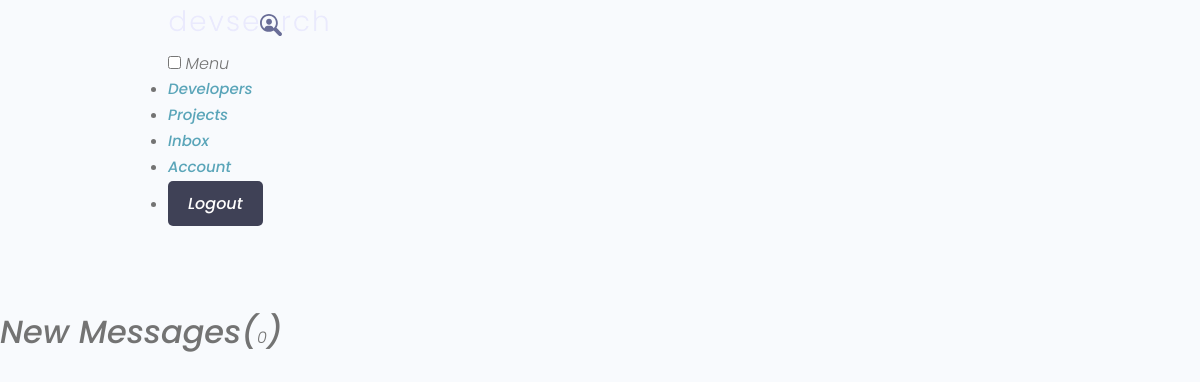
The page /inbox/ (signed in) on the database as committed earlier.
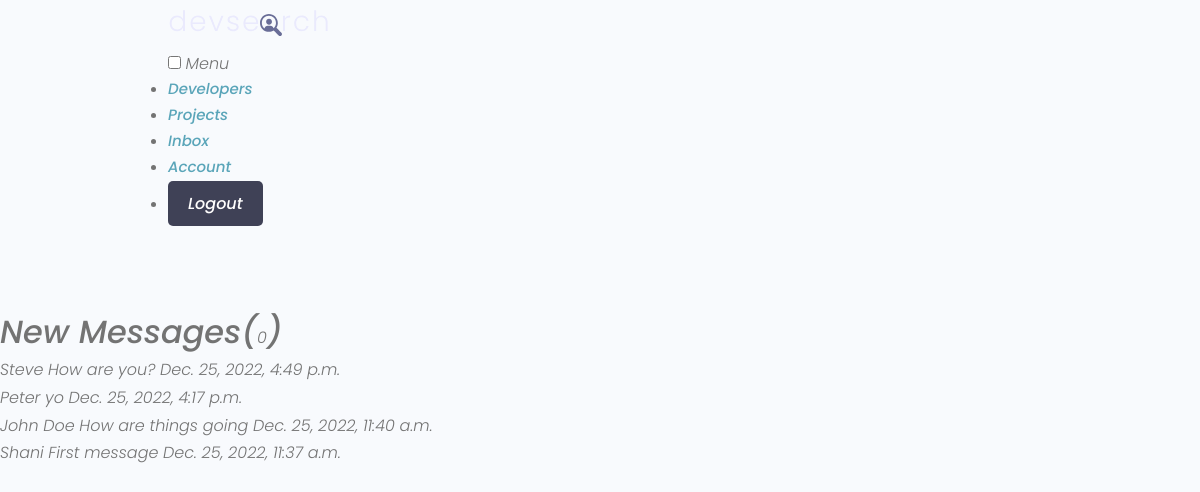
The same page on the database as committed later.
### users/models.py (models this page shows, shortened)
class Message(models.Model):
    sender = models.ForeignKey(Profile, on_delete=models.SET_NULL, null=True, blank=True)
    recipient = models.ForeignKey(Profile, on_delete=models.SET_NULL, null=True, blank=True, related_name="messages")
    name = models.CharField(max_length=200, null=True, blank=True)
    email = models.CharField(max_length=200, null=True, blank=True)
    subject = models.CharField(max_length=200, null=True, blank=True)
    body = models.TextField()
    is_read = models.BooleanField(default=False, null=True)
    created = models.DateTimeField(auto_now_add=True)
    id = models.UUIDField(default=uuid.uuid4, unique=True, primary_key=True, editable=False)
    class Meta:
        ordering = ['is_read', '-created']

### users/views.py (the view)
# urls.py: path('inbox/', views.inbox, name='inbox'),
@login_required(login_url='login')
def inbox(request):
    profile = request.user.profile
    messageRequests = profile.messages.all()
    unreadCount = messageRequests.filter(is_read=False).count()
    context = {
        'messageRequests':messageRequests,
        'unreadCount':unreadCount,
    }
    return render(request, 'users/inbox.html', context)

### users/templates/users/inbox.html
{% extends 'main.html' %}
{% block content %}
  <main class="inbox my-xl">
    <div class="content-box">
      <h3 class="inbox__title">New Messages(<span>{{unreadCount}}</span>)</h3>
      <ul class="messages">
        {% for message in messageRequests %}
        {% if message.is_read == False %}
        <li class="message message--unread">
          {% else %}
          <li class="message">
          {% endif %}
          <a href="{% url 'message' message.id %}">
            <span class="message__author">{{message.name}}</span>
            <span class="message__subject">{{message.subject}}</span>
            <span class="message__date">{{message.created}}</span>
          </a>
        </li>
        {% endfor %}
      </ul>
    </div>
  </main>
{% endblock %}

### templates/main.html (shortened to what this page needs)
<!DOCTYPE html>
{% load static %}
<html lang="en">
<head>
  <link rel="stylesheet" href="https://cdnjs.cloudflare.com/ajax/libs/material-design-iconic-font/2.2.0/css/material-design-iconic-font.min.css">
  <link rel="stylesheet" href="{% static 'uikit/styles/uikit.css' %}" />
  <link rel="stylesheet" href="{% static 'styles/app.css' %}" />
</head>
<i>
    {% include 'navbar.html' %}
    {% block content %}
    {% endblock content %}
</body>
</html>

### templates/navbar.html (shortened to what this page needs)
{% load static %}
<header class="header">
    <div class="container container--narrow">
      <a href="{% url 'profiles' %}" class="header__logo">
        <img src="{% static 'images/logo.svg' %}" alt="DevSearch Logo" />
      </a>
      <nav class="header__nav">
        <input type="checkbox" id="responsive-menu" />
        <label for="responsive-menu" class="toggle-menu">
          <span>Menu</span>
        </label>
        <ul class="header__menu">
          <li class="header__menuItem"><a href="{% url 'profiles' %}">Developers</a></li>
          <li class="header__menuItem"><a href="{% url 'projects' %}">Projects</a></li>
          {% if request.user.is_authenticated %}
          <li class="header__menuItem"><a href="{% url 'inbox' %}">Inbox</a></li>
          <li class="header__menuItem"><a href="{% url 'account' %}">Account</a></li>
          <li class="header__menuItem"><a href="{% url 'logout' %}" class="btn btn--sub">Logout</a></li>
          {% else %}
          <li class="header__menuItem"><a href="{% url 'login' %}" class="btn btn--sub">Login/Sign Up</a></li>
          {% endif %}
        </ul>
      </nav>
    </div>
  </header>

### static/uikit/styles/modules/_variables.css (style rules this page uses)
:root { --color-main: #5aa5b9; --color-main-light: #e6faff; --color-sub: #3f4156; --color-sub-light: #51546e; --color-sub-lighter: #ededfd; --color-text: #737373; --color-gray: #8b8b8b; --color-light: #e5e7eb; --color-light-gray: #767676; --color-bg: #f8fafd; --color-white: #fffefd; --color-white-light: #f3f3f3; --color-success: #359e64; --color-success-bg: #def8e8; --color-error: #fc4b0b; --color-error-bg: #fff2ee; --font-base: 'Poppins', arial, helvetica, 'Segoe UI', roboto, ubuntu, sans-serif; --font-monospace: 'Fira Code', 'Courier New', courier, monospace; --font-regular: 300; --font-medium: 500; --font-bold: 700; --generic-shadow: 1px 1px 5px #00000010; --generic-transition: all 0.3s ease-in-out; }

### static/uikit/styles/modules/_base.css (style rules this page uses)
* { margin: 0; padding: 0; box-sizing: border-box; text-rendering: optimizeLegibility; color: inherit; font-size: inherit; }
html { font-size: 50%; }
@media only screen and (min-width: 480px) { html { font-size: 56.25%; } }
@media only screen and (min-width: 1200px) { html { font-size: 62.5%; } }

### static/uikit/styles/modules/_typography.css (style rules this page uses)
* { font-family: var(--font-base); }
h3 { font-size: 3.2rem; font-weight: var(--font-medium); }
p, span, strong { font-size: 1.6rem; color: var(--color-text); font-weight: var(--font-regular); }
a { padding-bottom: 2px; text-decoration: none; display: inline-block; color: var(--color-main); font-weight: var(--font-medium); }

### static/uikit/styles/modules/_utilities.css (style rules this page uses)
.container { width: 92%; max-width: 165rem; margin: 0 auto; box-sizing: border-box; }
.container--narrow { width: 92%; max-width: 120rem; }
@media screen and (min-width: 1000px) { .container { width: 90%; } }
@media screen and (min-width: 1000px) { .container--narrow { width: 85%; } }
@media screen and (min-width: 1200px) { .container { width: 80%; } }
@media screen and (min-width: 1200px) { .container--narrow { width: 72%; } }
.my-xl { margin: 8rem auto; }

### static/uikit/styles/modules/_button.css (style rules this page uses)
.btn { display: inline-block; position: relative; cursor: pointer; background-color: var(--color-light); font-weight: var(--font-medium); color: var(--color-sub); text-decoration: none; padding: 1rem 2rem; border-radius: 0.5rem; border: none; width: -webkit-fit-content; width: -moz-fit-content; width: fit-content; height: -webkit-fit-content; height: -moz-fit-content; height: fit-content; font-size: 1.6rem; outline-width: 0; outline-color: transparent; -webkit-backface-visibility: hidden; backface-visibility: hidden; transition: all 0.3s ease-in-out; }
.btn--sub { background-color: var(--color-sub); color: var(--color-white); }

Rows that differ between the two databases and show on the page:
added Message: name "Steve", subject "How are you?", created "Dec. 25, 2022, 4:49 p.m."
added Message: name "Peter", subject "yo", created "Dec. 25, 2022, 4:17 p.m."
added Message: name "John Doe", subject "How are things going", created "Dec. 25, 2022, 11:40 a.m."
added Message: name "Shani", subject "First message", created "Dec. 25, 2022, 11:37 a.m."
